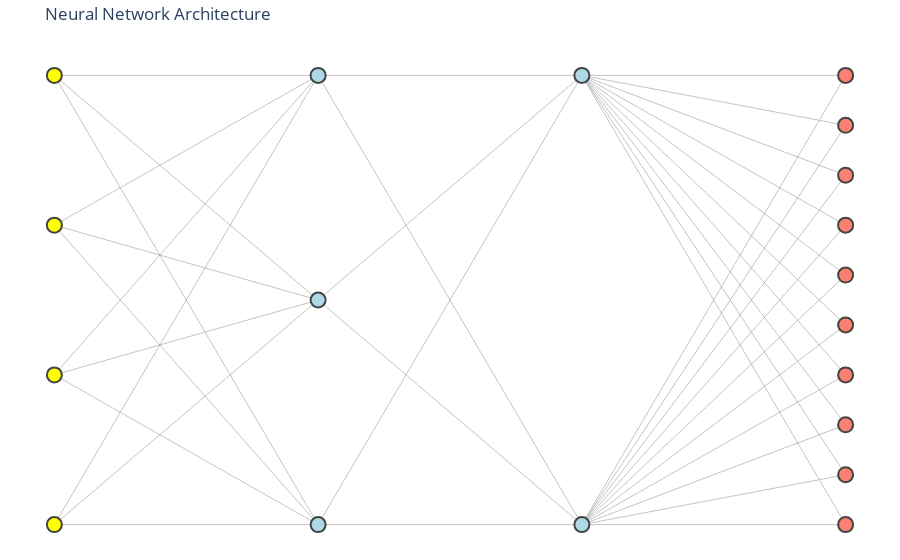

Write notebook code for a chart like this one.
### Code cell
model_ffnn.visualize()

### Figure 1 — Plotly figure (JSON) as saved in the notebook; plotly's stock layout.template omitted (floating-point values rounded to 4 significant figures)
{"data": [{"hoverinfo": "text", "line": {"color": "#888", "width": 0.5}, "marker": {"opacity": 0, "size": 10}, "mode": "lines+markers", "text": "Weight: 0.2543<br>Gradient: -0.0000", "type": "scatter", "x": [0, 0.3333], "y": [0, 0]}, {"hoverinfo": "text", "line": {"color": "#888", "width": 0.5}, "marker": {"opacity": 0, "size": 10}, "mode": "lines+markers", "text": "Weight: 0.0993<br>Gradient: -0.0000", "type": "scatter", "x": [0, 0.3333], "y": [0, 0.5]}, {"hoverinfo": "text", "line": {"color": "#888", "width": 0.5}, "marker": {"opacity": 0, "size": 10}, "mode": "lines+markers", "text": "Weight: 0.3162<br>Gradient: -0.0000", "type": "scatter", "x": [0, 0.3333], "y": [0, 1]}, {"hoverinfo": "text", "line": {"color": "#888", "width": 0.5}, "marker": {"opacity": 0, "size": 10}, "mode": "lines+markers", "text": "Weight: -0.1774<br>Gradient: -0.0000", "type": "scatter", "x": [0, 0.3333], "y": [0.3333, 0]}, {"hoverinfo": "text", "line": {"color": "#888", "width": 0.5}, "marker": {"opacity": 0, "size": 10}, "mode": "lines+markers", "text": "Weight: -0.0877<br>Gradient: -0.0000", "type": "scatter", "x": [0, 0.3333], "y": [0.3333, 0.5]}, {"hoverinfo": "text", "line": {"color": "#888", "width": 0.5}, "marker": {"opacity": 0, "size": 10}, "mode": "lines+markers", "text": "Weight: -0.1663<br>Gradient: -0.0000", "type": "scatter", "x": [0, 0.3333], "y": [0.3333, 1]}, {"hoverinfo": "text", "line": {"color": "#888", "width": 0.5}, "marker": {"opacity": 0, "size": 10}, "mode": "lines+markers", "text": "Weight: -0.1295<br>Gradient: -0.0000", "type": "scatter", "x": [0, 0.3333], "y": [0.6667, 0]}, {"hoverinfo": "text", "line": {"color": "#888", "width": 0.5}, "marker": {"opacity": 0, "size": 10}, "mode": "lines+markers", "text": "Weight: -0.4298<br>Gradient: -0.0000", "type": "scatter", "x": [0, 0.3333], "y": [0.6667, 0.5]}, {"hoverinfo": "text", "line": {"color": "#888", "width": 0.5}, "marker": {"opacity": 0, "size": 10}, "mode": "lines+markers", "text": "Weight: 0.4902<br>Gradient: -0.0000", "type": "scatter", "x": [0, 0.3333], "y": [0.6667, 1]}, {"hoverinfo": "text", "line": {"color": "#888", "width": 0.5}, "marker": {"opacity": 0, "size": 10}, "mode": "lines+markers", "text": "Weight: 0.1441<br>Gradient: -0.0000", "type": "scatter", "x": [0, 0.3333], "y": [1, 0]}, {"hoverinfo": "text", "line": {"color": "#888", "width": 0.5}, "marker": {"opacity": 0, "size": 10}, "mode": "lines+markers", "text": "Weight: -0.0864<br>Gradient: -0.0000", "type": "scatter", "x": [0, 0.3333], "y": [1, 0.5]}, {"hoverinfo": "text", "line": {"color": "#888", "width": 0.5}, "marker": {"opacity": 0, "size": 10}, "mode": "lines+markers", "text": "Weight: -0.0204<br>Gradient: -0.0000", "type": "scatter", "x": [0, 0.3333], "y": [1, 1]}, {"hoverinfo": "text", "line": {"color": "#888", "width": 0.5}, "marker": {"opacity": 0, "size": 10}, "mode": "lines+markers", "text": "Weight: 0.4147<br>Gradient: -0.0000", "type": "scatter", "x": [0.3333, 0.6667], "y": [0, 0]}, {"hoverinfo": "text", "line": {"color": "#888", "width": 0.5}, "marker": {"opacity": 0, "size": 10}, "mode": "lines+markers", "text": "Weight: -0.3120<br>Gradient: -0.0000", "type": "scatter", "x": [0.3333, 0.6667], "y": [0, 1]}, {"hoverinfo": "text", "line": {"color": "#888", "width": 0.5}, "marker": {"opacity": 0, "size": 10}, "mode": "lines+markers", "text": "Weight: 0.0195<br>Gradient: -0.0131", "type": "scatter", "x": [0.3333, 0.6667], "y": [0.5, 0]}, {"hoverinfo": "text", "line": {"color": "#888", "width": 0.5}, "marker": {"opacity": 0, "size": 10}, "mode": "lines+markers", "text": "Weight: -0.2767<br>Gradient: -0.0000", "type": "scatter", "x": [0.3333, 0.6667], "y": [0.5, 1]}, {"hoverinfo": "text", "line": {"color": "#888", "width": 0.5}, "marker": {"opacity": 0, "size": 10}, "mode": "lines+markers", "text": "Weight: 0.4955<br>Gradient: -0.0000", "type": "scatter", "x": [0.3333, 0.6667], "y": [1, 0]}, {"hoverinfo": "text", "line": {"color": "#888", "width": 0.5}, "marker": {"opacity": 0, "size": 10}, "mode": "lines+markers", "text": "Weight: 0.2368<br>Gradient: -0.0000", "type": "scatter", "x": [0.3333, 0.6667], "y": [1, 1]}, {"hoverinfo": "text", "line": {"color": "#888", "width": 0.5}, "marker": {"opacity": 0, "size": 10}, "mode": "lines+markers", "text": "Weight: 0.4407<br>Gradient: -0.0000", "type": "scatter", "x": [0.6667, 1], "y": [0, 0]}, {"hoverinfo": "text", "line": {"color": "#888", "width": 0.5}, "marker": {"opacity": 0, "size": 10}, "mode": "lines+markers", "text": "Weight: -0.2748<br>Gradient: -0.0000", "type": "scatter", "x": [0.6667, 1], "y": [0, 0.1111]}, {"hoverinfo": "text", "line": {"color": "#888", "width": 0.5}, "marker": {"opacity": 0, "size": 10}, "mode": "lines+markers", "text": "Weight: 0.1846<br>Gradient: -0.0000", "type": "scatter", "x": [0.6667, 1], "y": [0, 0.2222]}, {"hoverinfo": "text", "line": {"color": "#888", "width": 0.5}, "marker": {"opacity": 0, "size": 10}, "mode": "lines+markers", "text": "Weight: 0.4278<br>Gradient: -0.0000", "type": "scatter", "x": [0.6667, 1], "y": [0, 0.3333]}, {"hoverinfo": "text", "line": {"color": "#888", "width": 0.5}, "marker": {"opacity": 0, "size": 10}, "mode": "lines+markers", "text": "Weight: 0.0403<br>Gradient: -0.1324", "type": "scatter", "x": [0.6667, 1], "y": [0, 0.4444]}, {"hoverinfo": "text", "line": {"color": "#888", "width": 0.5}, "marker": {"opacity": 0, "size": 10}, "mode": "lines+markers", "text": "Weight: -0.6534<br>Gradient: -0.0000", "type": "scatter", "x": [0.6667, 1], "y": [0, 0.5556]}, {"hoverinfo": "text", "line": {"color": "#888", "width": 0.5}, "marker": {"opacity": 0, "size": 10}, "mode": "lines+markers", "text": "Weight: 0.0136<br>Gradient: -0.0000", "type": "scatter", "x": [0.6667, 1], "y": [0, 0.6667]}, {"hoverinfo": "text", "line": {"color": "#888", "width": 0.5}, "marker": {"opacity": 0, "size": 10}, "mode": "lines+markers", "text": "Weight: -0.0962<br>Gradient: -0.0000", "type": "scatter", "x": [0.6667, 1], "y": [0, 0.7778]}, {"hoverinfo": "text", "line": {"color": "#888", "width": 0.5}, "marker": {"opacity": 0, "size": 10}, "mode": "lines+markers", "text": "Weight: 0.4665<br>Gradient: -0.0000", "type": "scatter", "x": [0.6667, 1], "y": [0, 0.8889]}, {"hoverinfo": "text", "line": {"color": "#888", "width": 0.5}, "marker": {"opacity": 0, "size": 10}, "mode": "lines+markers", "text": "Weight: -0.4486<br>Gradient: -0.0000", "type": "scatter", "x": [0.6667, 1], "y": [0, 1]}, {"hoverinfo": "text", "line": {"color": "#888", "width": 0.5}, "marker": {"opacity": 0, "size": 10}, "mode": "lines+markers", "text": "Weight: 0.0322<br>Gradient: -0.0000", "type": "scatter", "x": [0.6667, 1], "y": [1, 0]}, {"hoverinfo": "text", "line": {"color": "#888", "width": 0.5}, "marker": {"opacity": 0, "size": 10}, "mode": "lines+markers", "text": "Weight: -0.1067<br>Gradient: -0.0000", "type": "scatter", "x": [0.6667, 1], "y": [1, 0.1111]}, {"hoverinfo": "text", "line": {"color": "#888", "width": 0.5}, "marker": {"opacity": 0, "size": 10}, "mode": "lines+markers", "text": "Weight: -0.3142<br>Gradient: -0.0000", "type": "scatter", "x": [0.6667, 1], "y": [1, 0.2222]}, {"hoverinfo": "text", "line": {"color": "#888", "width": 0.5}, "marker": {"opacity": 0, "size": 10}, "mode": "lines+markers", "text": "Weight: -0.2203<br>Gradient: -0.0000", "type": "scatter", "x": [0.6667, 1], "y": [1, 0.3333]}, {"hoverinfo": "text", "line": {"color": "#888", "width": 0.5}, "marker": {"opacity": 0, "size": 10}, "mode": "lines+markers", "text": "Weight: -0.3400<br>Gradient: -0.0000", "type": "scatter", "x": [0.6667, 1], "y": [1, 0.4444]}, {"hoverinfo": "text", "line": {"color": "#888", "width": 0.5}, "marker": {"opacity": 0, "size": 10}, "mode": "lines+markers", "text": "Weight: 0.4362<br>Gradient: -0.0000", "type": "scatter", "x": [0.6667, 1], "y": [1, 0.5556]}, {"hoverinfo": "text", "line": {"color": "#888", "width": 0.5}, "marker": {"opacity": 0, "size": 10}, "mode": "lines+markers", "text": "Weight: 0.5768<br>Gradient: -0.0000", "type": "scatter", "x": [0.6667, 1], "y": [1, 0.6667]}, {"hoverinfo": "text", "line": {"color": "#888", "width": 0.5}, "marker": {"opacity": 0, "size": 10}, "mode": "lines+markers", "text": "Weight: -0.2950<br>Gradient: -0.0000", "type": "scatter", "x": [0.6667, 1], "y": [1, 0.7778]}, {"hoverinfo": "text", "line": {"color": "#888", "width": 0.5}, "marker": {"opacity": 0, "size": 10}, "mode": "lines+markers", "text": "Weight: 0.5024<br>Gradient: -0.0000", "type": "scatter", "x": [0.6667, 1], "y": [1, 0.8889]}, {"hoverinfo": "text", "line": {"color": "#888", "width": 0.5}, "marker": {"opacity": 0, "size": 10}, "mode": "lines+markers", "text": "Weight: -0.4176<br>Gradient: -0.0000", "type": "scatter", "x": [0.6667, 1], "y": [1, 1]}, {"hoverinfo": "text", "marker": {"color": ["yellow", "yellow", "yellow", "yellow", "lightblue", "lightblue", "lightblue", "lightblue", "lightblue", "salmon", "salmon", "salmon", "salmon", "salmon", "salmon", "salmon", "salmon", "salmon", "salmon"], "line": {"width": 2}, "showscale": false, "size": 15}, "mode": "markers", "text": ["Layer 0, Neuron 0<br>Activation: relu<br>Bias Gradient: -0.0000", "Layer 0, Neuron 1<br>Activation: relu<br>Bias Gradient: -0.0000", "Layer 0, Neuron 2<br>Activation: relu<br>Bias Gradient: -0.0000", "Layer 0, Neuron 3<br>Activation: relu<br>Bias Gradient: -0.0000", "Layer 1, Neuron 0<br>Activation: relu<br>Bias Gradient: -0.0000", "Layer 1, Neuron 1<br>Activation: relu<br>Bias Gradient: -0.0005", "Layer 1, Neuron 2<br>Activation: relu<br>Bias Gradient: -0.0000", "Layer 2, Neuron 0<br>Activation: relu<br>Bias Gradient: -0.0271", "Layer 2, Neuron 1<br>Activation: relu<br>Bias Gradient: -0.0000", "Layer 3, Neuron 0<br>Activation: softmax<br>Bias Gradient: -0.0000", "Layer 3, Neuron 1<br>Activation: softmax<br>Bias Gradient: -0.0000", "Layer 3, Neuron 2<br>Activation: softmax<br>Bias Gradient: -0.0000", "Layer 3, Neuron 3<br>Activation: softmax<br>Bias Gradient: -0.0000", "Layer 3, Neuron 4<br>Activation: softmax<br>Bias Gradient: -1.0000", "Layer 3, Neuron 5<br>Activation: softmax<br>Bias Gradient: -0.0000", "Layer 3, Neuron 6<br>Activation: softmax<br>Bias Gradient: -0.0000", "Layer 3, Neuron 7<br>Activation: softmax<br>Bias Gradient: -0.0000", "Layer 3, Neuron 8<br>Activation: softmax<br>Bias Gradient: -0.0000", "Layer 3, Neuron 9<br>Activation: softmax<br>Bias Gradient: -0.0000"], "type": "scatter", "x": [0, 0, 0, 0, 0.3333, 0.3333, 0.3333, 0.6667, 0.6667, 1, 1, 1, 1, 1, 1, 1, 1, 1, 1], "y": [0, 0.3333, 0.6667, 1, 0, 0.5, 1, 0, 1, 0, 0.1111, 0.2222, 0.3333, 0.4444, 0.5556, 0.6667, 0.7778, 0.8889, 1]}], "layout": {"hovermode": "closest", "margin": {"b": 0, "l": 0, "r": 0, "t": 40}, "plot_bgcolor": "rgba(255,255,255,255)", "showlegend": false, "title": {"text": "Neural Network Architecture"}, "xaxis": {"showgrid": false, "showticklabels": false, "zeroline": false}, "yaxis": {"showgrid": false, "showticklabels": false, "zeroline": false}}}
